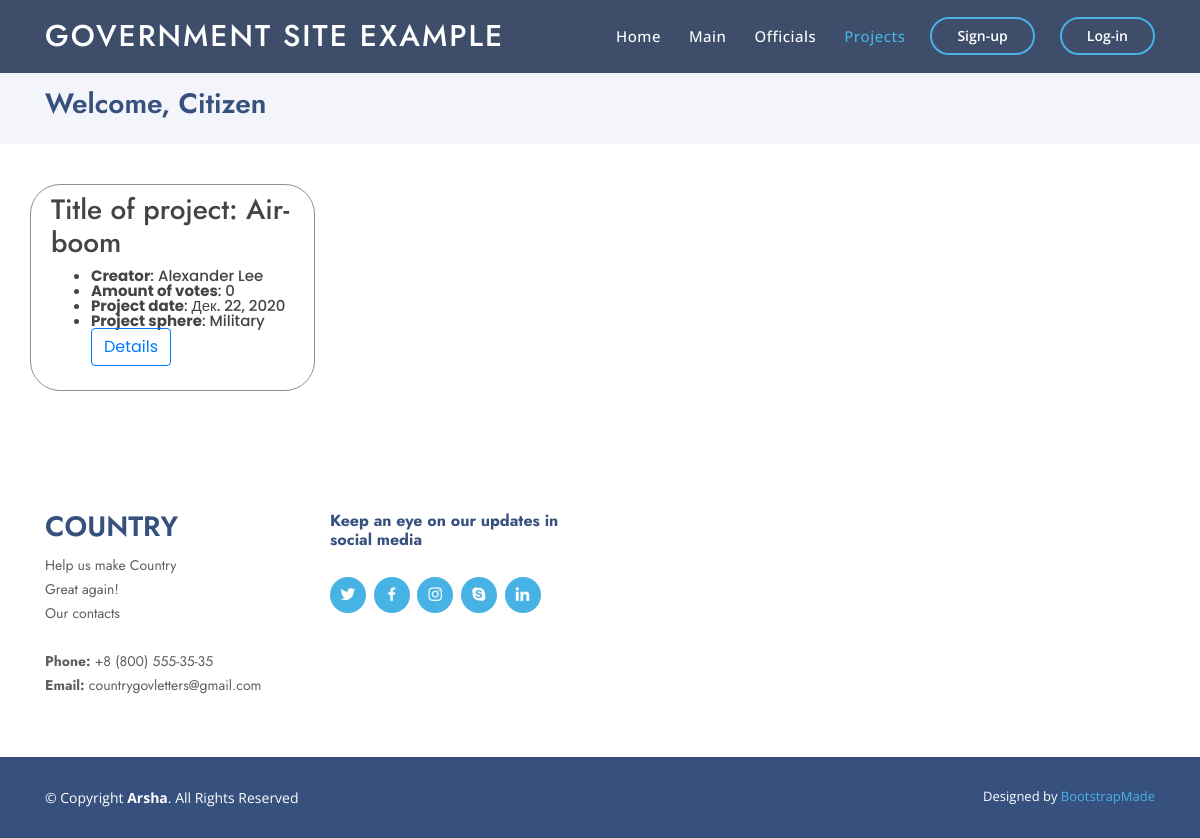
Before: /projects with the older database file.
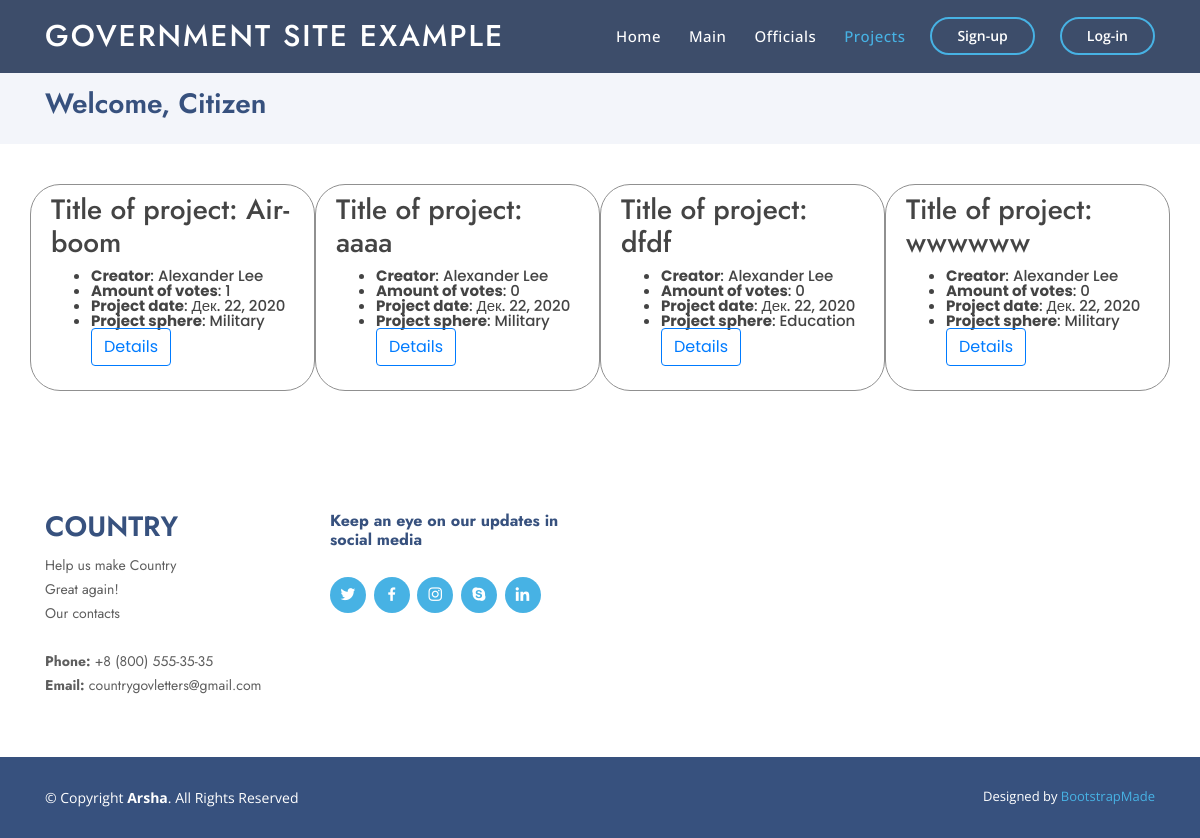
After: the same page with the newer database file.
### Content/models.py (models this page shows, shortened)
class Project(models.Model):
    title = models.CharField(name="title", max_length=120)
    description = models.CharField(name="desc", max_length=1000)
    votes = models.IntegerField(default=0)
    sphere = models.CharField(name="sphere", max_length=15)
    date_of_creation = models.DateField(auto_now=True)
    creator = models.ForeignKey(Citizen, on_delete=models.CASCADE)
    class Meta:
        verbose_name = "Project"
        verbose_name_plural = "Projects"

class Citizen(models.Model):
    user = models.OneToOneField(User, on_delete=models.CASCADE)
    department = models.CharField(max_length=100)
    avatar = models.ImageField(name="avatar", upload_to='avatars')
    amount_of_accepted_projects = models.IntegerField(default=0)
    bday = models.DateField(name="birth_day", auto_now=False)
    gender = models.CharField(name="gender", default="Other", max_length=15, choices=[('Male','Male'), ('Female','Female'), ('Other','Other')])
    age = models.IntegerField(name="age", default=0)
    rank = models.CharField(name="rank", default="", max_length=100)
    ed_proj = models.IntegerField(name="education_projects", default=0)
    health_proj = models.IntegerField(name="healthcare_projects", default=0)
    military_proj = models.IntegerField(name="military_projects", default=0)
    social_proj = models.IntegerField(name="social_projects", default=0)
    cult_proj = models.IntegerField(name="culture_projects", default=0)
    is_staff = models.BooleanField(name="is_staff", default=False)
    class Meta:
        verbose_name = 'Citizen'
        verbose_name_plural = 'Citizens'

### Content/views.py (the view)
# urls.py: path('projects', projects),
def projects(request):
    context = login_check(request)
    context['projects'] = Project.objects.all()
    context['photos'] = ProjectPhoto.objects.all()
    context['votes'] = Vote.objects.all()
    return render(request, 'Content/projects.html', context)

### Content/views_cases.py (called while the page is built)
def login_check(request):
    context = {
        'user':None,
        'cit':None
    }
    if request.user.is_authenticated:
        context = {
            'user':request.user,
            'cit':Citizen.objects.get(id=request.user.id)
        }
    return context

### Content/templates/Content/projects.html (shortened to what this page needs)
{% load static %}
<!DOCTYPE html>
<html lang="en">
<head>
  <link href="{% static "vendor/bootstrap/css/bootstrap.min.css" %}" rel="stylesheet">
  <link href="{% static "vendor/icofont/icofont.min.css" %}" rel="stylesheet">
  <link href="{% static "vendor/boxicons/css/boxicons.min.css" %}" rel="stylesheet">
  <link href="{% static "vendor/remixicon/remixicon.css" %}" rel="stylesheet">
  <link href="{% static "vendor/venobox/venobox.css" %}" rel="stylesheet">
  <link href="{% static "vendor/owl.carousel/assets/owl.carousel.min.css" %}" rel="stylesheet">
  <link href="{% static "vendor/aos/aos.css" %}" rel="stylesheet">
  <link href="{% static "css/style.css" %}" rel="stylesheet">
</head>
<body>
  <header id="header" class="fixed-top header-inner-pages">
    <div class="container d-flex align-items-center">
      <h1 class="logo mr-auto"><a href="#">Government site example</a></h1>
      <nav class="nav-menu d-none d-lg-block">
        <ul>
          <li><a href="start">Home</a></li>
          <li><a href="main">Main</a></li>
          <li><a href="team">Officials</a></li>
          <li class="active"><a href="#">Projects</a></li>
        </ul>
      </nav>
      {% if user %}
            <a href="logout" class="get-started-btn scrollto">Logout</a>
      {% else %}
      <a href="auth" class="get-started-btn scrollto">Sign-up</a>
      <a href="login" class="get-started-btn scrollto">Log-in</a>
      {% endif %}
    </div>
  </header>
  <main id="main">
    <section id="breadcrumbs" class="breadcrumbs">
      <div class="container">
        <h2>Welcome, {% if user %} {{ user.first_name }} {{ user.last_name }} {% else %} Citizen {% endif %}</h2>
      </div>
    </section>
    <section id="portfolio-details" class="portfolio-details">
        <div class="container">
          {% if projects %}
          <div class="row">
          {% for project in projects %}
            <div class="custom-card col-xl-3 col-lg-4 col-md-6 col-xs-12" style="display: inline-block;">
              <h3>Title of project: {{ project.title }}</h3>
              <ul>
                <li><strong>Creator</strong>: {{ project.creator.user.first_name }} {{ project.creator.user.last_name }}</li>
                <li><strong>Amount of votes</strong>: {{ project.votes }}</li>
                <li><strong>Project date</strong>: {{ project.date_of_creation }}</li>
                <li><strong>Project sphere</strong>: {{ project.sphere }}</li>
                <a href="project?id={{project.id}}">
                  <button type="submit" class="btn btn-outline-primary">Details</button>
                </a>
              </ul>
            </div>
            {% endfor %}
          </div>
      {% else %}
      <h1>There are no new projects and news.</h1>
      {% endif %}
    </div>
  </section>
  </main>
  <footer id="footer">
    <div class="footer-top">
      <div class="container">
        <div class="row">
          <div class="col-lg-3 col-md-6 footer-contact">
            <h3>Country</h3>
            <p>
              Help us make Country <br>
              Great again!<br>
              Our contacts<br><br>
              <strong>Phone:</strong> +8 (800) 555-35-35<br>
              <strong>Email:</strong> countrygovletters@gmail.com<br>
            </p>
          </div>
          <div class="col-lg-3 col-md-6 footer-links">
            <h4>Keep an eye on our updates in social media</h4>
            <div class="social-links mt-3">
              <a href="#" class="twitter"><i class="bx bxl-twitter"></i></a>
              <a href="#" class="facebook"><i class="bx bxl-facebook"></i></a>
              <a href="#" class="instagram"><i class="bx bxl-instagram"></i></a>
              <a href="#" class="google-plus"><i class="bx bxl-skype"></i></a>
              <a href="#" class="linkedin"><i class="bx bxl-linkedin"></i></a>
            </div>
          </div>
        </div>
      </div>
    </div>
    <div class="container footer-bottom clearfix">
      <div class="copyright">
        &copy; Copyright <strong><span>Arsha</span></strong>. All Rights Reserved
      </div>
      <div class="credits">
        Designed by <a href="https://bootstrapmade.com/">BootstrapMade</a>
      </div>
    </div>
  </footer>
</body>
</html>

### static/css/style.css (style rules this page uses)
body { font-family: "Open Sans", sans-serif; color: #444444; }
a { color: #47b2e4; }
h1, h2, h3, h4, h5, h6 { font-family: "Jost", sans-serif; }
#header { transition: all 0.5s; z-index: 997; padding: 15px 0; }
#header.header-scrolled, #header.header-inner-pages { background: rgba(40, 58, 90, 0.9); }
#header .logo { font-size: 30px; margin: 0; padding: 0; line-height: 1; font-weight: 500; letter-spacing: 2px; text-transform: uppercase; }
#header .logo a { color: #fff; }
.nav-menu ul { margin: 0; padding: 0; list-style: none; }
.nav-menu > ul { display: flex; }
.nav-menu > ul > li { position: relative; white-space: nowrap; padding: 10px 0 10px 28px; }
.nav-menu a { display: block; position: relative; color: #fff; transition: 0.3s; font-size: 15px; letter-spacing: 0.5px; font-weight: 500; font-family: "Open Sans", sans-serif; }
.nav-menu a:hover, .nav-menu .active > a, .nav-menu li:hover > a { color: #47b2e4; }
.get-started-btn { margin-left: 25px; color: #fff; border-radius: 50px; padding: 6px 25px 7px 25px; white-space: nowrap; transition: 0.3s; font-size: 14px; display: inline-block; border: 2px solid #47b2e4; font-weight: 600; }
.mobile-nav { position: fixed; top: 55px; right: 15px; bottom: 15px; left: 15px; z-index: 9999; overflow-y: auto; background: #fff; transition: ease-in-out 0.2s; opacity: 0; visibility: hidden; border-radius: 10px; padding: 10px 0; }
.mobile-nav * { margin: 0; padding: 0; list-style: none; }
.mobile-nav a { display: block; position: relative; color: #37517e; padding: 10px 20px; font-weight: 500; outline: none; }
.mobile-nav a:hover, .mobile-nav .active > a, .mobile-nav li:hover > a { color: #47b2e4; text-decoration: none; }
section { padding: 60px 0; overflow: hidden; }
.breadcrumbs { padding: 15px 0; background: #f3f5fa; min-height: 40px; margin-top: 72px; }
.breadcrumbs h2 { font-size: 28px; font-weight: 600; color: #37517e; }
.portfolio-details { padding-top: 40px; }
#footer { font-size: 14px; background: #37517e; }
#footer .footer-top { padding: 60px 0 30px 0; background: #fff; }
#footer .footer-top .footer-contact { margin-bottom: 30px; }
#footer .footer-top .footer-contact h3 { font-size: 28px; margin: 0 0 10px 0; padding: 2px 0 2px 0; line-height: 1; text-transform: uppercase; font-weight: 600; color: #37517e; }
#footer .footer-top .footer-contact p { font-size: 14px; line-height: 24px; margin-bottom: 0; font-family: "Jost", sans-serif; color: #5e5e5e; }
#footer .footer-top h4 { font-size: 16px; font-weight: bold; color: #37517e; position: relative; padding-bottom: 12px; }
#footer .footer-top .footer-links { margin-bottom: 30px; }
#footer .footer-top .social-links a { font-size: 18px; display: inline-block; background: #47b2e4; color: #fff; line-height: 1; padding: 8px 0; margin-right: 4px; border-radius: 50%; text-align: center; width: 36px; height: 36px; transition: 0.3s; }
#footer .footer-bottom { padding-top: 30px; padding-bottom: 30px; color: #fff; }
#footer .copyright { float: left; }
#footer .credits { float: right; font-size: 13px; }
#footer .credits a { transition: 0.3s; }
.custom-card { cursor: pointer; display: inline; font-size: 15px; font-weight: 500; line-height: 1; color: #444444; transition: all 0.3s; padding: 8px 20px; border-radius: 30px; font-family: "Poppins", sans-serif; border: 1px solid rgb(144, 144, 144); }

Changed rows visible on the page:
changed Project "Air-boom": votes "0" → "1"
added Project: title "aaaa", creator.user.first_name "Alexander", creator.user.last_name "Lee", votes "0", date_of_creation "Дек. 22, 2020", sphere "Military"
added Project: title "dfdf", creator.user.first_name "Alexander", creator.user.last_name "Lee", votes "0", date_of_creation "Дек. 22, 2020", sphere "Education"
added Project: title "wwwwww", creator.user.first_name "Alexander", creator.user.last_name "Lee", votes "0", date_of_creation "Дек. 22, 2020", sphere "Military"
